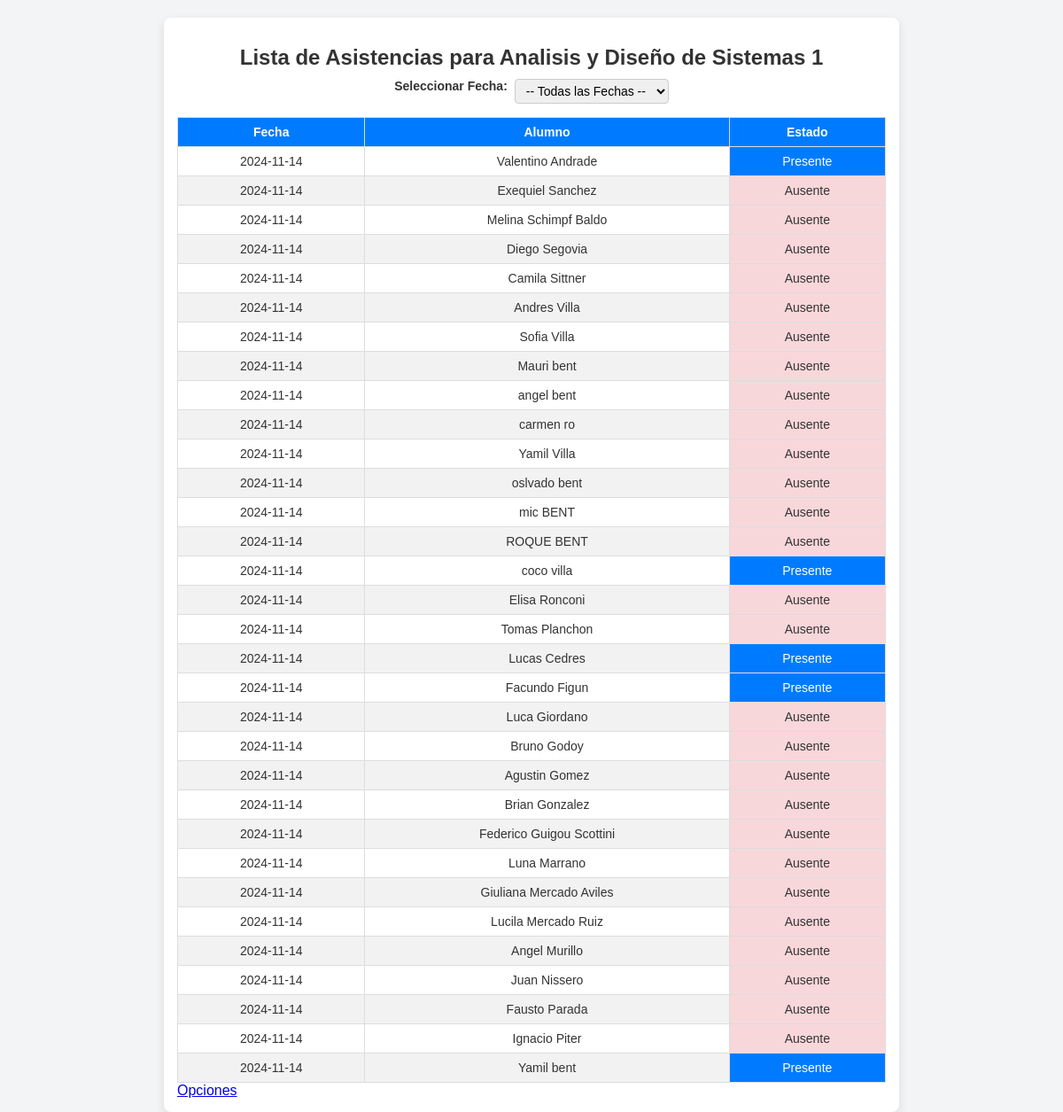
The app's page /asistencia/ver_asistencias.php?materia_id=23 with its own data.
### tables this page shows
CREATE TABLE `materia` (
  `id` int NOT NULL,
  `nombre` varchar(100) NOT NULL
);

CREATE TABLE `asistencia` (
  `id` int NOT NULL,
  `alumno_id` int DEFAULT NULL,
  `materia_id` int DEFAULT NULL,
  `fecha` date NOT NULL,
  `estado` enum('presente','ausente') NOT NULL,
  `profesor_id` int DEFAULT NULL
);

CREATE TABLE `alumno` (
  `id` int NOT NULL,
  `nombre` varchar(100) NOT NULL,
  `apellido` varchar(100) NOT NULL,
  `dni` varchar(20) NOT NULL,
  `fecha_nacimiento` text NOT NULL
);

### asistencia/ver_asistencias.php (the view, shortened to what this page needs)
<?php
require_once '../conexion.php';
$materia_id = $_GET['materia_id'];
$sqlMateria = "SELECT nombre FROM materia WHERE id = :materia_id";
$stmtMateria = $conn->prepare($sqlMateria);
$stmtMateria->execute([':materia_id' => $materia_id]);
$materia = $stmtMateria->fetch(PDO::FETCH_ASSOC);
$fechaSeleccionada = isset($_GET['fecha']) ? $_GET['fecha'] : null;
$sqlAsistencias = "SELECT a.fecha, a.estado, al.nombre AS alumno_nombre, al.apellido AS alumno_apellido
                   FROM asistencia AS a
                   JOIN alumno AS al ON a.alumno_id = al.id
                   WHERE a.materia_id = :materia_id" .
                   ($fechaSeleccionada ? " AND a.fecha = :fecha" : "") .
                   " ORDER BY a.fecha DESC";
$stmtAsistencias = $conn->prepare($sqlAsistencias);
$params = [':materia_id' => $materia_id];
$stmtAsistencias->execute($params);
$asistencias = $stmtAsistencias->fetchAll(PDO::FETCH_ASSOC);
?>
<head>
    <link rel="stylesheet" href="../css/estilos_asistencia/ver_asistencias.css">
</head>
<body>
    <div class="container">
        <h1>Lista de Asistencias para <?php echo htmlspecialchars($materia['nombre']); ?></h1>
        <form method="get" action="">
            <label for="fecha">Seleccionar Fecha:</label>
            <select name="fecha" id="fecha" onchange="this.form.submit()">
                <option value="">-- Todas las Fechas --</option>
            </select>
        </form>
        <?php if (empty($asistencias)): ?>
            <p>No se encontraron asistencias para esta materia en la fecha seleccionada.</p>
        <?php else: ?>
            <table>
                <thead>
                    <tr>
                        <th>Fecha</th>
                        <th>Alumno</th>
                        <th>Estado</th>
                    </tr>
                </thead>
                <tbody>
                    <?php foreach ($asistencias as $asistencia): ?>
                        <tr>
                            <td><?php echo htmlspecialchars($asistencia['fecha']); ?></td>
                            <td><?php echo htmlspecialchars($asistencia['alumno_nombre']) . " " . htmlspecialchars($asistencia['alumno_apellido']); ?></td>
                            <td class="<?php echo $asistencia['estado'] ? 'presente' : 'ausente'; ?>">
                                <?php echo $asistencia['estado'] ? 'Presente' : 'Ausente'; ?>
                            </td>
                        </tr>
                    <?php endforeach; ?>
                </tbody>
            </table>
        <?php endif; ?>
        <a href="../opciones.php">Opciones</a>
    </div>
</body>
</html>

### css/estilos_asistencia/ver_asistencias.css (style rules this page uses)
body { font-family: Arial, sans-serif; background-color: #f3f4f6; color: #333; display: flex; justify-content: center; padding-top: 20px; margin: 0; }
.container { width: 80%; max-width: 800px; background-color: #ffffff; border-radius: 8px; box-shadow: 0px 4px 12px rgba(0, 0, 0, 0.1); padding: 15px; overflow-x: auto; }
h1 { text-align: center; color: #333; font-size: 1.5em; margin-bottom: 10px; }
form { display: flex; justify-content: center; margin-bottom: 15px; }
label { margin-right: 8px; font-weight: bold; font-size: 14px; }
select { padding: 4px 8px; font-size: 14px; border: 1px solid #ccc; border-radius: 4px; }
table { width: 100%; border-collapse: collapse; margin-top: 10px; }
table, th, td { border: 1px solid #ddd; }
th, td { padding: 8px; text-align: center; font-size: 14px; }
th { background-color: #007BFF; color: white; font-weight: bold; }
tr:nth-child(even) { background-color: #f2f2f2; }
td.presente { background-color: #007BFF; color: white; }
td.ausente { background-color: #f8d7da; }

### records on screen
materia: nombre "Analisis y Diseño de Sistemas 1"
asistencia: fecha "2024-11-14", alumno.nombre "Valentino", alumno.apellido "Andrade", estado "Presente"
asistencia: fecha "2024-11-14", alumno.nombre "Exequiel", alumno.apellido "Sanchez", estado "Ausente"
asistencia: fecha "2024-11-14", alumno.nombre "Melina", alumno.apellido "Schimpf Baldo", estado "Ausente"
asistencia: fecha "2024-11-14", alumno.nombre "Diego", alumno.apellido "Segovia", estado "Ausente"
asistencia: fecha "2024-11-14", alumno.nombre "Camila", alumno.apellido "Sittner", estado "Ausente"
asistencia: fecha "2024-11-14", alumno.nombre "Andres", alumno.apellido "Villa", estado "Ausente"
asistencia: fecha "2024-11-14", alumno.nombre "Sofia", alumno.apellido "Villa", estado "Ausente"
asistencia: fecha "2024-11-14", alumno.nombre "Mauri", alumno.apellido "bent", estado "Ausente"
asistencia: fecha "2024-11-14", alumno.nombre "angel", alumno.apellido "bent", estado "Ausente"
asistencia: fecha "2024-11-14", alumno.nombre "carmen", alumno.apellido "ro", estado "Ausente"
asistencia: fecha "2024-11-14", alumno.nombre "Yamil", alumno.apellido "Villa", estado "Ausente"
asistencia: fecha "2024-11-14", alumno.nombre "oslvado", alumno.apellido "bent", estado "Ausente"
asistencia: fecha "2024-11-14", alumno.nombre "mic", alumno.apellido "BENT", estado "Ausente"
asistencia: fecha "2024-11-14", alumno.nombre "ROQUE", alumno.apellido "BENT", estado "Ausente"
asistencia: fecha "2024-11-14", alumno.nombre "coco", alumno.apellido "villa", estado "Presente"
asistencia: fecha "2024-11-14", alumno.nombre "Elisa", alumno.apellido "Ronconi", estado "Ausente"
asistencia: fecha "2024-11-14", alumno.nombre "Tomas", alumno.apellido "Planchon", estado "Ausente"
asistencia: fecha "2024-11-14", alumno.nombre "Lucas", alumno.apellido "Cedres", estado "Presente"
asistencia: fecha "2024-11-14", alumno.nombre "Facundo", alumno.apellido "Figun", estado "Presente"
asistencia: fecha "2024-11-14", alumno.nombre "Luca", alumno.apellido "Giordano", estado "Ausente"
asistencia: fecha "2024-11-14", alumno.nombre "Bruno", alumno.apellido "Godoy", estado "Ausente"
asistencia: fecha "2024-11-14", alumno.nombre "Agustin", alumno.apellido "Gomez", estado "Ausente"
asistencia: fecha "2024-11-14", alumno.nombre "Brian", alumno.apellido "Gonzalez", estado "Ausente"
asistencia: fecha "2024-11-14", alumno.nombre "Federico", alumno.apellido "Guigou Scottini", estado "Ausente"
asistencia: fecha "2024-11-14", alumno.nombre "Luna", alumno.apellido "Marrano", estado "Ausente"
asistencia: fecha "2024-11-14", alumno.nombre "Giuliana", alumno.apellido "Mercado Aviles", estado "Ausente"
asistencia: fecha "2024-11-14", alumno.nombre "Lucila", alumno.apellido "Mercado Ruiz", estado "Ausente"
asistencia: fecha "2024-11-14", alumno.nombre "Angel", alumno.apellido "Murillo", estado "Ausente"
asistencia: fecha "2024-11-14", alumno.nombre "Juan", alumno.apellido "Nissero", estado "Ausente"
asistencia: fecha "2024-11-14", alumno.nombre "Fausto", alumno.apellido "Parada", estado "Ausente"
asistencia: fecha "2024-11-14", alumno.nombre "Ignacio", alumno.apellido "Piter", estado "Ausente"
asistencia: fecha "2024-11-14", alumno.nombre "Yamil", alumno.apellido "bent", estado "Presente"
